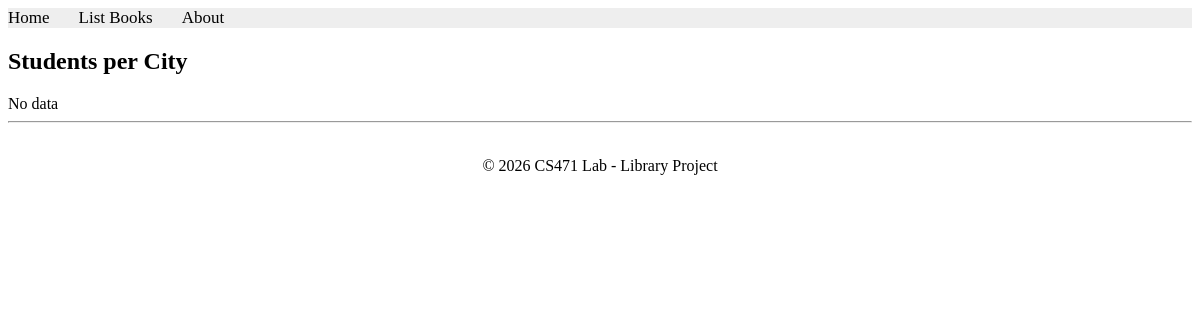
Before: /books/lab8/task7 with the older database file.
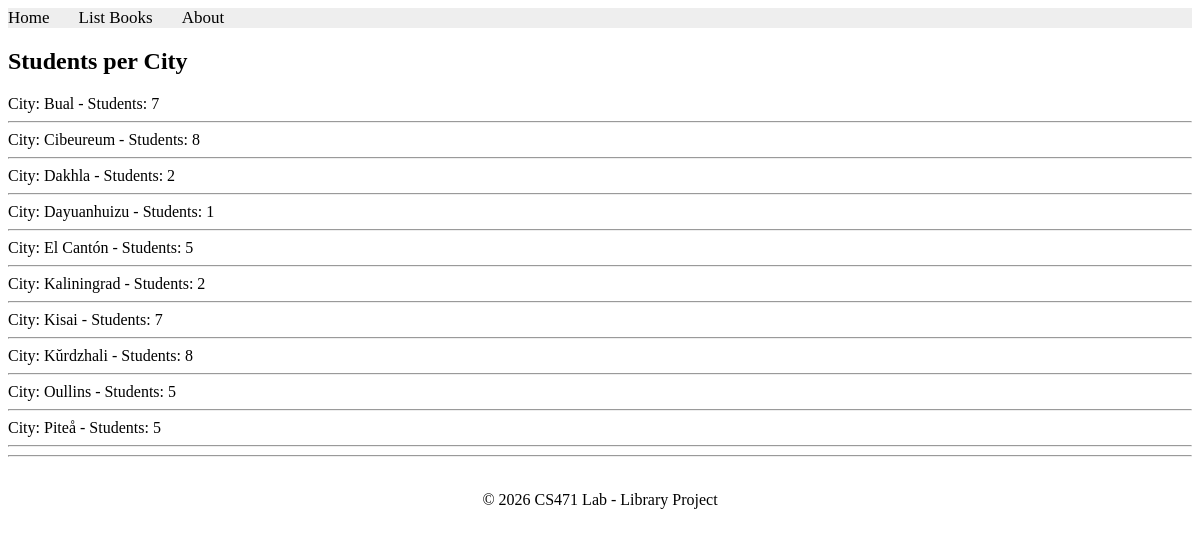
After: the same page with the newer database file.
### apps/bookmodule/models.py (models this page shows)
class Address(models.Model):
    city = models.CharField(max_length=50)

### apps/bookmodule/views.py (the view)
# urls.py: path('lab8/task7', views.lab8_task7),
def lab8_task7(request):
    data = Student.objects.values('address__city').annotate(count=Count('id'))
    return render(request, 'bookmodule/lab8_task7.html', {'data': data})

### apps/templates/bookmodule/lab8_task7.html
{% extends "layouts/base.html" %}
{% block content %}
<h2>Students per City</h2>
{% for item in data %}
    City: {{ item.address__city }} - Students: {{ item.count }}
    <hr>
{% empty %}
    No data
{% endfor %}
{% endblock %}

Changed rows visible on the page:
added Address: address__city "Bual", count "7"
added Address: address__city "Cibeureum", count "8"
added Address: address__city "Dakhla", count "2"
added Address: address__city "Dayuanhuizu", count "1"
added Address: address__city "El Cantón", count "5"
added Address: address__city "Kaliningrad", count "2"
added Address: address__city "Kisai", count "7"
added Address: address__city "Kŭrdzhali", count "8"
added Address: address__city "Oullins", count "5"
added Address: address__city "Piteå", count "5"
Other visible differences:
text no longer shown: "No data"
